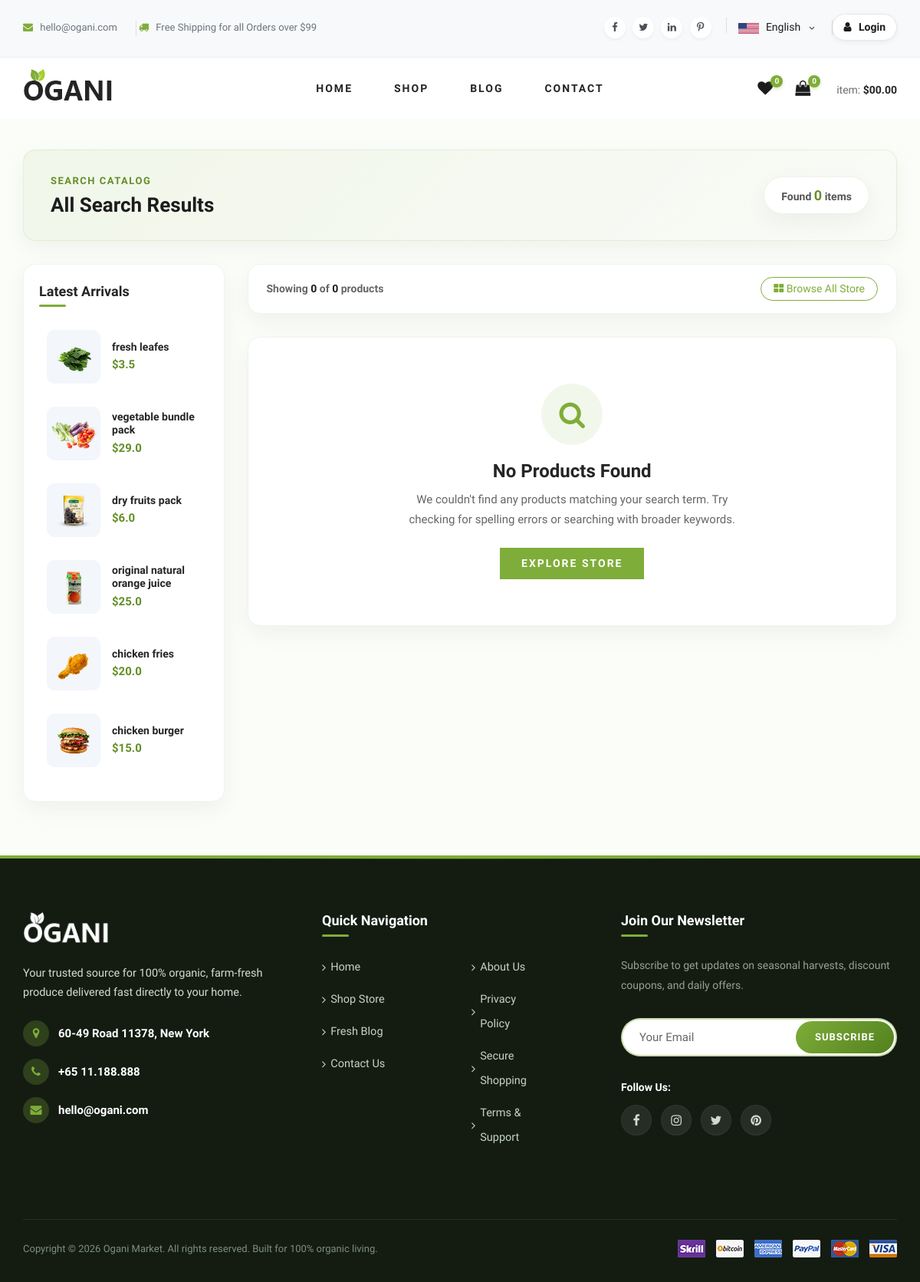
The page /search-product/ on the database its author committed.
### src/apps/product/models.py (models this page shows, shortened)
class Product(models.Model):
    product_name = models.CharField(max_length=100)
    product_category = models.ForeignKey(ProductCategory, on_delete=models.PROTECT)
    product_info = models.CharField(max_length=255, blank=True)
    product_description = models.TextField(blank=True)
    product_price = models.FloatField()
    product_image = models.ImageField(upload_to='product/photos')
    product_weight = models.FloatField()
    shipping = models.CharField(max_length=100)
    is_available = models.BooleanField(default=True)
    created_at = models.DateTimeField(auto_now_add=True)
    updated_at = models.DateTimeField(auto_now_add=True)

### src/apps/home/views.py (the view)
# urls.py: path('search-product/', views.product_search_view, name='search_product'),
def product_search_view(request):
    html_template_name = 'home/search.html'
    get_user_keyword = ProductSearchForm(request.GET or None)
    result = Product.objects.none()
    user_input = ''
    search_results = None
    if get_user_keyword.is_valid():
        user_input = get_user_keyword.cleaned_data.get('search_key') or ''
        result = Product.objects.select_related('product_category').filter(
            Q(product_name__icontains=user_input) | Q(product_info__icontains=user_input) | Q(product_description__icontains=user_input)
        ).order_by('-id')
    paginator = Paginator(result, 6)
    page_number = request.GET.get('page')
    search_results = paginator.get_page(page_number)
    latest_product_one = Product.objects.select_related('product_category').order_by('-updated_at')[:3]
    latest_product_two = Product.objects.select_related('product_category').order_by('-updated_at')[3:6]
    context = {
        'paged_result': search_results,
        'keyword': user_input,
        'total_result': result,
        'new_product_one': latest_product_one,
        'new_product_two': latest_product_two,
    }
    return render(request, html_template_name, context)

### src/apps/contact/contact_form.py
class NewsLetterForm(forms.ModelForm):
    class Meta:
        model = NewsLetterModel
        fields = ['email']
    def __init__(self, *args, **kwargs):
        super().__init__(*args, **kwargs)
        self.fields['email'].required = True
        self.fields['email'].widget.attrs['placeholder'] = 'Your Email'

### src/common/context_processors/cart_product_count.py (called while the page is built)
def product_in_cart_count(request):
    product_count = 0
    current_user = request.user
    try:
        if current_user.is_authenticated:
            all_cart_products = CartProduct.objects.all().filter(user=current_user)
            product_count = all_cart_products.count()
    except CartProduct.DoesNotExist:
        product_count = 0
    return dict(counter = product_count)

### src/common/context_processors/make_newsletter_form_available.py (called while the page is built)
def newsletter_for_all_app(request):
    return {'newsletter_form': NewsLetterForm()}

### src/common/context_processors/wishlist_tracker.py (called while the page is built)
def wishlist_counter(request):
    current_user = request.user
    count_wishlist = 0
    try:
        if current_user.is_authenticated:
            get_wishlist_products = UserWishList.objects.all().filter(user=current_user, is_wishlist=True)
            count_wishlist = get_wishlist_products.count()
        else:
            count_wishlist = 0
    except UserWishList.DoesNotExist:
        count_wishlist = 0
    return {'count_wishlist': count_wishlist}

### templates/home/search.html (shortened to what this page needs)
{% extends 'index.html' %}
{% load static %}
{% block content %}
<section class="search-page">
    <div class="container">
        <div class="search-hero">
            <div class="search-hero__title">
                <span>Search Catalog</span>
                {% if keyword %}
                    <h2>Results for <mark>"{{ keyword }}"</mark></h2>
                {% else %}
                    <h2>All Search Results</h2>
                {% endif %}
            </div>
            <div class="search-hero__stats">
                Found <strong>{{ paged_result.paginator.count|default:0 }}</strong> items
            </div>
        </div>
        <div class="row">
            <div class="col-lg-3 col-md-4">
                <div class="search-sidebar">
                    <h5 class="search-sidebar__title">Latest Arrivals</h5>
                    {% for item in new_product_one %}
                    <a href="{% url 'product:single_product' item.id %}" class="sidebar-product-item">
                        <div class="sidebar-product-item__pic">
                            <img src="{{ item.product_image.url }}" alt="{{ item.product_name }}">
                        </div>
                        <div class="sidebar-product-item__text">
                            <h6>{{ item.product_name }}</h6>
                            <span>${{ item.product_price }}</span>
                        </div>
                    </a>
                    {% endfor %}
                    {% for item in new_product_two %}
                    <a href="{% url 'product:single_product' item.id %}" class="sidebar-product-item">
                        <div class="sidebar-product-item__pic">
                            <img src="{{ item.product_image.url }}" alt="{{ item.product_name }}">
                        </div>
                        <div class="sidebar-product-item__text">
                            <h6>{{ item.product_name }}</h6>
                            <span>${{ item.product_price }}</span>
                        </div>
                    </a>
                    {% endfor %}
                </div>
            </div>
            <div class="col-lg-9 col-md-8">
                <div class="results-bar">
                    <p class="results-bar__count">
                        Showing <strong>{{ paged_result.object_list|length }}</strong> of <strong>{{ paged_result.paginator.count|default:0 }}</strong> products
                    </p>
                    <div class="d-flex align-items-center gap-2">
                        <a href="{% url 'product:store_page' %}" class="btn btn-sm btn-outline-success rounded-pill px-3 fw-bold" style="border-color: #7fad39; color: #7fad39;">
                            <i class="fa fa-th-large me-1"></i> Browse All Store
                        </a>
                    </div>
                </div>
                <div class="row">
                    {% for product in paged_result %}
                    <div class="col-lg-4 col-md-6 col-sm-6 d-flex align-items-stretch">
                        <div class="search-product-card w-100">
                            <div class="search-product-card__pic" style="background-image: url('{{ product.product_image.url }}');">
                                <ul class="search-product-card__hover">
                                    <li><a href="#" title="Add to Wishlist"><i class="fa fa-heart"></i></a></li>
                                    <li><a href="{% url 'product:single_product' product.id %}" title="View Details"><i class="fa fa-eye"></i></a></li>
                                    <li><a href="#" title="Add to Cart"><i class="fa fa-shopping-cart"></i></a></li>
                                </ul>
                            </div>
                            <div class="search-product-card__text">
                                <h6><a href="{% url 'product:single_product' product.id %}">{{ product.product_name | capfirst }}</a></h6>
                                <div class="search-product-card__price">${{ product.product_price }}</div>
                            </div>
                        </div>
                    </div>
                    {% empty %}
                    <div class="col-12">
                        <div class="no-results-card">
                            <div class="no-results-card__icon">
                                <i class="fa fa-search"></i>
                            </div>
                            <h4>No Products Found</h4>
                            <p>We couldn't find any products matching your search term. Try checking for spelling errors or searching with broader keywords.</p>
                            <a href="{% url 'product:store_page' %}" class="primary-btn text-white text-decoration-none">EXPLORE STORE</a>
                        </div>
                    </div>
                    {% endfor %}
                </div>
            </div>
        </div>
    </div>
</section>
{% endblock %}

### static/css/style.css (style rules this page uses)
html, body { height: 100%; font-family: "Cairo", sans-serif; -webkit-font-smoothing: antialiased; font-smoothing: antialiased; }
h1, h2, h3, h4, h5, h6 { margin: 0; color: #111111; font-weight: 400; font-family: "Cairo", sans-serif; }
h2 { font-size: 36px; }
h4 { font-size: 24px; }
h5 { font-size: 18px; }
h6 { font-size: 16px; }
p { font-size: 16px; font-family: "Cairo", sans-serif; color: #6f6f6f; font-weight: 400; line-height: 26px; margin: 0 0 15px 0; }
img { max-width: 100%; }
.primary-btn { display: inline-block; font-size: 14px; padding: 10px 28px 10px; color: #ffffff; text-transform: uppercase; font-weight: 700; background: #7fad39; letter-spacing: 2px; }
.footer__widget form input { width: 100%; font-size: 16px; padding-left: 20px; color: #1c1c1c; height: 46px; border: 1px solid #ededed; }
.footer__widget form input::placeholder { color: #1c1c1c; }
@media only screen and (min-width: 1200px) { .container { max-width: 1170px; } }

### templates/home/search.html (style rules this page uses)
:root { --ogani-primary: #7fad39; --ogani-primary-dark: #648f28; --ogani-dark: #1c1c1c; --ogani-gradient: linear-gradient(135deg, #7fad39 0%, #52801e 100%); --card-radius: 16px; --soft-shadow: 0 10px 30px rgba(0, 0, 0, 0.05); --hover-shadow: 0 20px 40px rgba(127, 173, 57, 0.15); --transition: all 0.3s cubic-bezier(0.25, 0.8, 0.25, 1); }
.search-page { padding-top: 40px; padding-bottom: 70px; background: #fbfdf9; }
.search-hero { background: linear-gradient(135deg, rgba(127, 173, 57, 0.08) 0%, rgba(248, 250, 246, 0.8) 100%); border-radius: var(--card-radius); padding: 30px 35px; margin-bottom: 30px; border: 1px solid rgba(127, 173, 57, 0.15); box-shadow: var(--soft-shadow); display: flex; align-items: center; justify-content: space-between; flex-wrap: wrap; gap: 20px; }
.search-hero__title { margin: 0; }
.search-hero__title span { display: inline-block; font-size: 13px; font-weight: 700; letter-spacing: 1.5px; color: var(--ogani-primary-dark); text-transform: uppercase; margin-bottom: 6px; }
.search-hero__title h2 { font-weight: 800; color: #1c1c1c; margin: 0; font-size: 26px; }
.search-hero__stats { background: #ffffff; padding: 10px 22px; border-radius: 30px; box-shadow: var(--soft-shadow); border: 1px solid #eef2e6; font-weight: 700; color: #555; font-size: 14px; }
.search-hero__stats strong { color: var(--ogani-primary-dark); font-size: 18px; }
.search-sidebar { background: #ffffff; border-radius: var(--card-radius); padding: 24px 20px; box-shadow: var(--soft-shadow); border: 1px solid #f2f5ed; }
.search-sidebar__title { font-weight: 700; font-size: 18px; color: #252525; margin-bottom: 20px; position: relative; padding-bottom: 10px; }
.search-sidebar__title::after { content: ''; position: absolute; bottom: 0; left: 0; width: 35px; height: 3px; background: var(--ogani-primary); border-radius: 3px; }
.sidebar-product-item { border-radius: 12px; padding: 10px; transition: var(--transition); display: flex; align-items: center; text-decoration: none !important; margin-bottom: 10px; }
.sidebar-product-item__pic { width: 70px; height: 70px; border-radius: 10px; overflow: hidden; flex-shrink: 0; margin-right: 15px; }
.sidebar-product-item__pic img { width: 100%; height: 100%; object-fit: cover; }
.sidebar-product-item__text h6 { font-weight: 700; color: #252525; margin-bottom: 4px; font-size: 14px; transition: var(--transition); }
.sidebar-product-item__text span { color: var(--ogani-primary-dark); font-weight: 800; font-size: 15px; }
.results-bar { background: #ffffff; padding: 16px 24px; border-radius: var(--card-radius); box-shadow: var(--soft-shadow); border: 1px solid #f0f4ea; margin-bottom: 30px; display: flex; align-items: center; justify-content: space-between; flex-wrap: wrap; gap: 15px; }
.results-bar__count { font-weight: 600; color: #666; margin: 0; font-size: 14px; }
.results-bar__count strong { color: #1c1c1c; font-weight: 800; }
.no-results-card { background: #ffffff; border-radius: var(--card-radius); padding: 60px 30px; text-align: center; box-shadow: var(--soft-shadow); border: 1px solid #f0f4ea; margin-bottom: 30px; }
.no-results-card__icon { width: 80px; height: 80px; border-radius: 50%; background: rgba(127, 173, 57, 0.1); color: var(--ogani-primary); display: inline-flex; align-items: center; justify-content: center; font-size: 36px; margin-bottom: 20px; }
.no-results-card h4 { font-weight: 700; color: #252525; margin-bottom: 10px; }
.no-results-card p { color: #666; max-width: 450px; margin: 0 auto 24px auto; font-size: 15px; }

### rows shown on the page
Product: product_image (picture), product_name "fresh leafes", product_price "3.5"
Product: product_image (picture), product_name "vegetable bundle pack", product_price "29.0"
Product: product_image (picture), product_name "dry fruits pack", product_price "6.0"
Product: product_image (picture), product_name "original natural orange juice", product_price "25.0"
Product: product_image (picture), product_name "chicken fries", product_price "20.0"
Product: product_image (picture), product_name "chicken burger", product_price "15.0"

### other values the page prints
{{ paged_result.paginator.count|default:0 }} "0"
{{ paged_result.object_list|length }} "0"
